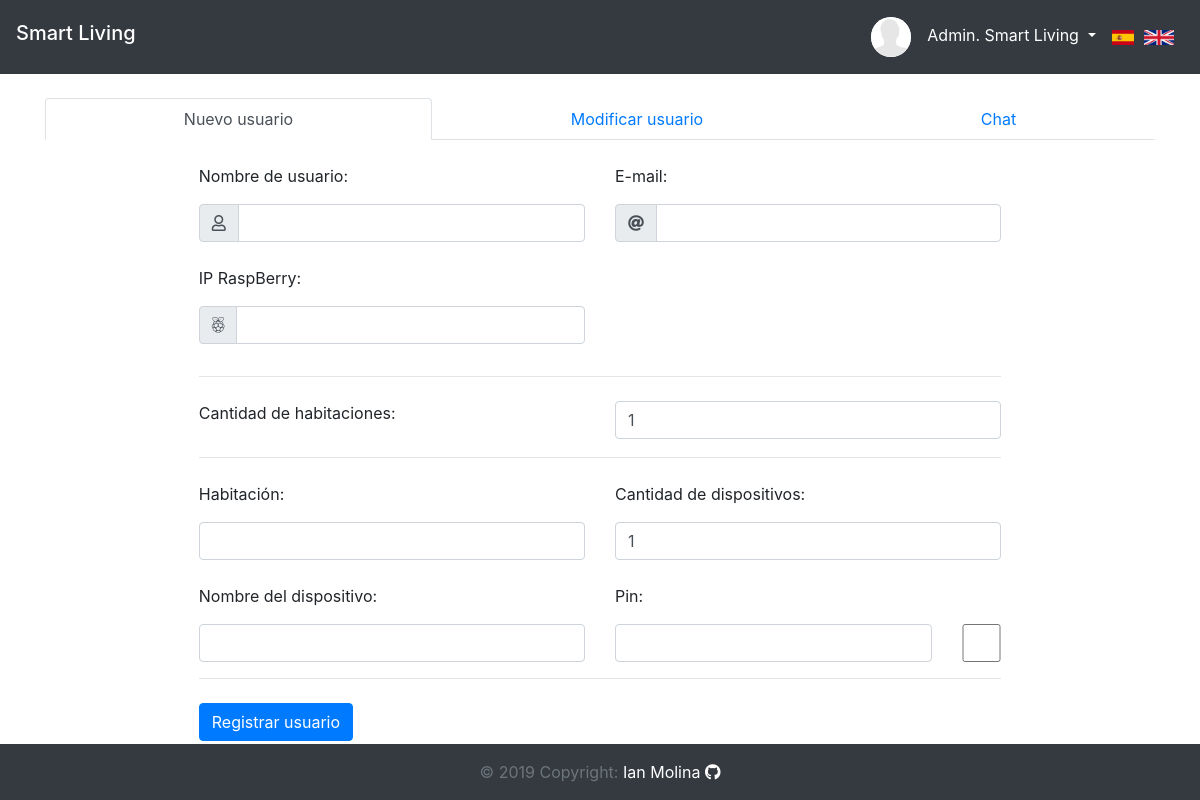
The page /cpanel.php (signed in) on the database its author committed.
### tables this page shows
CREATE TABLE `usuario` (
  `email` varchar(255) NOT NULL,
  `nombre` varchar(255) NOT NULL,
  `foto` varchar(255) NOT NULL,
  `pass` varchar(255) NOT NULL,
  `activo` tinyint(1) NOT NULL,
  `puerto` int(8) NOT NULL,
  `admin` tinyint(1) NOT NULL,
  `rb_ip` varchar(255) NOT NULL
);

### cpanel.php (called while the page is built, shortened)
<?php
require_once "metodos.php";
include "views/partials/header.part.php";
include "views/cpanel.view.phtml";
include "views/partials/footer.part.php";
?>

### metodos.php (called while the page is built, shortened)
<?php
require_once "entities/Usuario.php";
$conexion = Connection::make();
if (isset($_SESSION['email'])) {
    $stmt = $conexion->prepare("SELECT * FROM usuario WHERE email = :email");
    $parameters = [':email'=>$_SESSION['email']];
    $stmt->execute($parameters);
    $stmt->setFetchMode(PDO::FETCH_CLASS|PDO::FETCH_PROPS_LATE, "Usuario");
    $usuario = $stmt->fetch();
}
?>

### entities/Usuario.php (called while the page is built, shortened)
<?php
class Usuario {
    protected $nombre;
    protected $foto;
    public function __construct($email="", $dni="", $nombre="", $foto="", $pass="", $activo="", $puerto="", $admin="") {
        $this->nombre = $nombre;
        $this->foto = $foto;
    }
    public function getNombre(): string {
        return $this->nombre;
    }
    public function getFoto(): string {
        return $this->foto;
    }
}

### lengC.php (called while the page is built, shortened)
<?php
$i_cpanel_tab1 = "Nuevo usuario";
$i_cpanel_tab2 = "Modificar usuario";
$i_cpanel_tab3 = "Chat";
$i_cpanel_form1 = "Nombre de usuario: ";
$i_cpanel_form2 = "E-mail: ";
$i_cpanel_form3 = "IP RaspBerry: ";
$i_cpanel_form4 = "Cantidad de habitaciones: ";
$i_cpanel_form5 = "Habitación: ";
$i_cpanel_form6 = "Cantidad de dispositivos: ";
$i_cpanel_form7 = "Nombre del dispositivo: ";
$i_cpanel_form8 = "Pin: ";
?>

### views/cpanel.view.phtml (the view, shortened to what this page needs)
<div class="container mt-4 formulario_registro">
    <ul class="nav nav-tabs nav-fill" id="myTab" role="tablist">
        <li class="nav-item">
            <a class="nav-link active" id="add_user_tab" data-toggle="tab" href="#add_user" role="tab" aria-controls="add_user" aria-selected="true"><?= $i_cpanel_tab1 ?></a>
        </li>
        <li class="nav-item">
            <a class="nav-link" id="modify_user_tab" data-toggle="tab" href="#modify_user" role="tab" aria-controls="modify_user" aria-selected="true"><?= $i_cpanel_tab2 ?></a>
        </li>
        <li class="nav-item">
            <a class="nav-link" id="chat_tab" data-toggle="tab" href="#chat" role="tab" aria-controls="chat" aria-selected="false"><?= $i_cpanel_tab3 ?></a>
        </li>
    </ul>
    <div class="tab-content" id="myTabContent">
        <div class="tab-pane fade show active" id="add_user" role="tabpanel" aria-labelledby="add_user_tab">
            <div class="container w-75 mt-4">
                <form action="cpanel.php" method="post" id="form_reg">
                    <div class="row">
                        <div class="col-6">
                            <p><?= $i_cpanel_form1 ?></p>
                        </div>
                        <div class="col-6">
                            <p><?= $i_cpanel_form2 ?></p>
                        </div>
                    </div>
                    <div class="row">
                        <div class="col-6">
                            <div class="input-group">
                                <div class="input-group-prepend">
                                    <span class="input-group-text" id="basic-addon1"><i class="far fa-user"></i></span>
                                </div>
                                <input type="text" name="su_name" class="form-control" required>
                            </div>
                        </div>
                        <div class="col-6">
                            <div class="input-group">
                                <div class="input-group-prepend">
                                    <span class="input-group-text" id="basic-addon1"><i class="fas fa-at"></i></span>
                                </div>
                                <input type="text" name="su_email" class="form-control" required>
                            </div>
                        </div>
                    </div>
                    <div class="row mt-4">
                        <div class="col-6">
                            <p><?= $i_cpanel_form3 ?></p>
                        </div>
                    </div>
                    <div class="row">
                        <div class="col-6">
                            <div class="input-group mb-3">
                                <div class="input-group-prepend">
                                    <span class="input-group-text" id="basic-addon1"><i class="fab fa-raspberry-pi"></i></span>
                                </div>
                                <input type="text" name="su_rbip" class="form-control" required>
                            </div>
                        </div>
                    </div>
                    <hr>
                    <div class="row mt-4">
                        <div class="col-6">
                            <p><?= $i_cpanel_form4 ?></p>
                        </div>
                        <div class="col-6">
                            <input type="number" class="form-control" value="1" min="1" name="su_hab_num">
                        </div>
                    </div>
                    <div class="habitaciones">
                        <hr>
                        <div class="row mt-4">
                            <div class="col-6">
                                <p><?= $i_cpanel_form5 ?></p>
                            </div>
                            <div class="col-6">
                                <p><?= $i_cpanel_form6 ?></p>
                            </div>
                        </div>
                        <div class="row">
                            <div class="col-6">
                                <input type="text" class="form-control" name="su_hab_name[]" required>
                            </div>
                            <div class="col-6">
                                <input type="number" class="form-control" value="1" min="1" name="su_hab_cant_disp[]">
                            </div>
                        </div>
                        <div class="dispositivos">
                            <div class="row mt-4">
                                <div class="col-6">
                                    <p><?= $i_cpanel_form7 ?></p>
                                </div>
                                <div class="col-6">
                                    <p><?= $i_cpanel_form8 ?></p>
                                </div>
                            </div>
                            <div class="row">
                                <div class="col-6">
                                    <input type="text" class="form-control" name="su_disp_name[]" required>
                                </div>
                                <div class="col-5">
                                    <input type="text" class="form-control" name="su_disp_pin[]" required>
                                </div>
                                <div class="col-1">
                                    <input class="form-control" type="checkbox" value="si" name="su_disp_temp[]">
                                </div>
                            </div>
                        </div>
                    </div>
                    <hr>
                    <input type="button" class="btn btn-primary mt-2" value="Registrar usuario" name="submit_btn">
                </form>
            </div>
        </div>
    </div>
</div>

### views/partials/header.part.php (shortened to what this page needs)
<!doctype html>
<html lang="en">
<head>
    <link rel="stylesheet" href="css/bootstrap.css" />
    <link rel="stylesheet" href="css/main.css" />
    <link rel="stylesheet" href="https://use.fontawesome.com/releases/v5.8.1/css/all.css">
</head>
<body>
<header class="navbar navbar-dark navbar-expand bg-dark">
    <h1 class="navbar-brand"><a href="index.php"">Smart Living</a></h1>
    <?php if(!isset($_SESSION['email'])): ?>
        <button type="button" class="btn btn-light ml-auto mr-3"><?= $i_header_login ?></button>
    <?php else: ?>
        <div class="dropdown ml-auto mr-3">
            <div class="dropdown-toggle" id="dropdownMenuId" data-toggle="dropdown" aria-haspopup="true" aria-expanded="false" style="color: white">
                <img class="mr-3" src="<?= $usuario->getFoto() ?>"><?= $usuario->getNombre() ?>
            </div>
        </div>
    <?php endif; ?>
    <form id="idiomas" class="form-inline my-2 my-lg-0" action="metodos.php" method="post">
        <img src="imgs/spanish.png" id="castellano">
        <img src="imgs/uk.png" id="ingles">
    </form>
</header>

### css/main.css (style rules this page uses)
html { height: 100%; box-sizing: border-box; }
body { position: relative; margin:0; min-height: 100%; }
.navbar a { text-decoration: none; color: white; }
.dropdown-toggle { cursor: pointer; padding: 9px 0; }
.dropdown-toggle img { height: auto; width: auto; max-height: 40px; max-width: 40px; -webkit-border-radius: 20px; -moz-border-radius: 20px; border-radius: 20px; background-color: white; }
#idiomas img { height: 15px; margin-right: 10px; cursor: pointer; }

### rows shown on the page
usuario: foto (picture), nombre "Admin. Smart Living"

### other values the page prints
$i_cpanel_tab1 "Nuevo usuario"
$i_cpanel_tab2 "Modificar usuario"
$i_cpanel_tab3 "Chat"
$i_cpanel_form1 "Nombre de usuario:"
$i_cpanel_form2 "E-mail:"
$i_cpanel_form3 "IP RaspBerry:"
$i_cpanel_form4 "Cantidad de habitaciones:"
$i_cpanel_form5 "Habitación:"
$i_cpanel_form6 "Cantidad de dispositivos:"
$i_cpanel_form7 "Nombre del dispositivo:"
$i_cpanel_form8 "Pin:"
